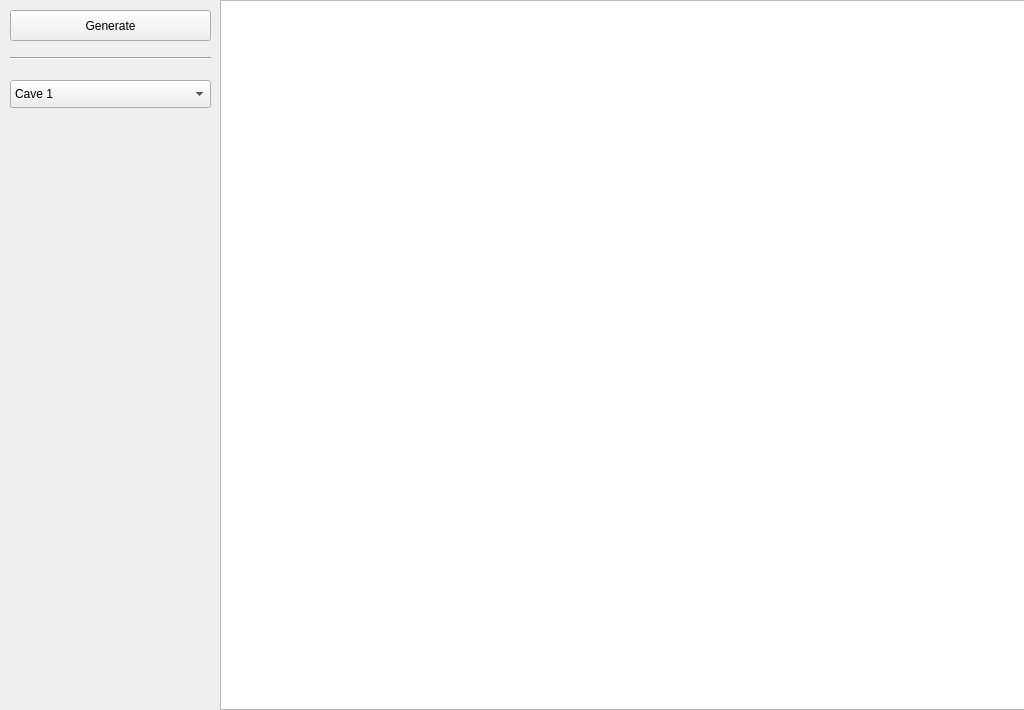
<?xml version="1.0" encoding="UTF-8"?>
<ui version="4.0">
 <class>MainWindow</class>
 <widget class="QMainWindow" name="MainWindow">
  <property name="geometry">
   <rect>
    <x>0</x>
    <y>0</y>
    <width>1024</width>
    <height>710</height>
   </rect>
  </property>
  <property name="minimumSize">
   <size>
    <width>1024</width>
    <height>710</height>
   </size>
  </property>
  <property name="maximumSize">
   <size>
    <width>1024</width>
    <height>710</height>
   </size>
  </property>
  <property name="windowTitle">
   <string>librmgGUI</string>
  </property>
  <widget class="QWidget" name="centralWidget">
   <property name="minimumSize">
    <size>
     <width>1024</width>
     <height>710</height>
    </size>
   </property>
   <widget class="QTextEdit" name="textEdit_mapView">
    <property name="geometry">
     <rect>
      <x>220</x>
      <y>0</y>
      <width>810</width>
      <height>710</height>
     </rect>
    </property>
    <property name="sizePolicy">
     <sizepolicy hsizetype="Fixed" vsizetype="Fixed">
      <horstretch>0</horstretch>
      <verstretch>0</verstretch>
     </sizepolicy>
    </property>
    <property name="minimumSize">
     <size>
      <width>810</width>
      <height>710</height>
     </size>
    </property>
    <property name="maximumSize">
     <size>
      <width>810</width>
      <height>710</height>
     </size>
    </property>
    <property name="font">
     <font>
      <family>Linux Libertine Mono O</family>
      <pointsize>4</pointsize>
      <kerning>true</kerning>
     </font>
    </property>
    <property name="focusPolicy">
     <enum>Qt::NoFocus</enum>
    </property>
    <property name="contextMenuPolicy">
     <enum>Qt::NoContextMenu</enum>
    </property>
    <property name="acceptDrops">
     <bool>false</bool>
    </property>
    <property name="toolTip">
     <string notr="true"/>
    </property>
    <property name="statusTip">
     <string notr="true"/>
    </property>
    <property name="whatsThis">
     <string notr="true"/>
    </property>
    <property name="accessibleName">
     <string notr="true"/>
    </property>
    <property name="accessibleDescription">
     <string notr="true"/>
    </property>
    <property name="autoFillBackground">
     <bool>false</bool>
    </property>
    <property name="inputMethodHints">
     <set>Qt::ImhNone</set>
    </property>
    <property name="verticalScrollBarPolicy">
     <enum>Qt::ScrollBarAlwaysOff</enum>
    </property>
    <property name="horizontalScrollBarPolicy">
     <enum>Qt::ScrollBarAlwaysOff</enum>
    </property>
    <property name="sizeAdjustPolicy">
     <enum>QAbstractScrollArea::AdjustToContents</enum>
    </property>
    <property name="documentTitle">
     <string notr="true"/>
    </property>
    <property name="undoRedoEnabled">
     <bool>false</bool>
    </property>
    <property name="lineWrapMode">
     <enum>QTextEdit::NoWrap</enum>
    </property>
    <property name="readOnly">
     <bool>true</bool>
    </property>
    <property name="html">
     <string notr="true">&lt;!DOCTYPE HTML PUBLIC &quot;-//W3C//DTD HTML 4.0//EN&quot; &quot;http://www.w3.org/TR/REC-html40/strict.dtd&quot;&gt;
&lt;html&gt;&lt;head&gt;&lt;meta name=&quot;qrichtext&quot; content=&quot;1&quot; /&gt;&lt;style type=&quot;text/css&quot;&gt;
p, li { white-space: pre-wrap; }
&lt;/style&gt;&lt;/head&gt;&lt;body style=&quot; font-family:'Linux Libertine Mono O'; font-size:4pt; font-weight:400; font-style:normal;&quot;&gt;
&lt;p style=&quot;-qt-paragraph-type:empty; margin-top:0px; margin-bottom:0px; margin-left:0px; margin-right:0px; -qt-block-indent:0; text-indent:0px; font-family:'Cantarell'; font-size:11pt;&quot;&gt;&lt;br /&gt;&lt;/p&gt;&lt;/body&gt;&lt;/html&gt;</string>
    </property>
    <property name="acceptRichText">
     <bool>false</bool>
    </property>
    <property name="textInteractionFlags">
     <set>Qt::NoTextInteraction</set>
    </property>
    <property name="placeholderText">
     <string notr="true"/>
    </property>
   </widget>
   <widget class="QPushButton" name="pushButton">
    <property name="geometry">
     <rect>
      <x>10</x>
      <y>10</y>
      <width>201</width>
      <height>31</height>
     </rect>
    </property>
    <property name="text">
     <string>Generate</string>
    </property>
   </widget>
   <widget class="QComboBox" name="comboBox_algorithm">
    <property name="geometry">
     <rect>
      <x>10</x>
      <y>80</y>
      <width>201</width>
      <height>28</height>
     </rect>
    </property>
    <item>
     <property name="text">
      <string>Cave 1</string>
     </property>
    </item>
    <item>
     <property name="text">
      <string>Cave 2</string>
     </property>
    </item>
    <item>
     <property name="text">
      <string>Dungeon 1</string>
     </property>
    </item>
    <item>
     <property name="text">
      <string>Dungeon 2</string>
     </property>
    </item>
    <item>
     <property name="text">
      <string>Maze 1</string>
     </property>
    </item>
    <item>
     <property name="text">
      <string>Town 1</string>
     </property>
    </item>
   </widget>
   <widget class="Line" name="line">
    <property name="geometry">
     <rect>
      <x>10</x>
      <y>50</y>
      <width>201</width>
      <height>16</height>
     </rect>
    </property>
    <property name="orientation">
     <enum>Qt::Horizontal</enum>
    </property>
   </widget>
  </widget>
 </widget>
 <layoutdefault spacing="6" margin="11"/>
 <resources/>
 <connections/>
</ui>
